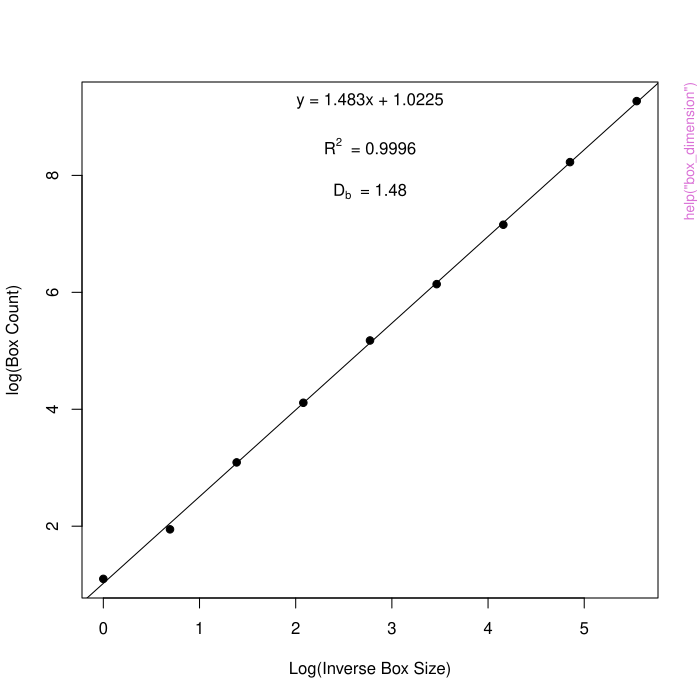

Generate this figure with R:
pkgname <- "rTwig"
source(file.path(R.home("share"), "R", "examples-header.R"))
options(warn = 1)
library('rTwig')

base::assign(".oldSearch", base::search(), pos = 'CheckExEnv')
base::assign(".old_wd", base::getwd(), pos = 'CheckExEnv')
cleanEx()
nameEx("box_dimension")
### * box_dimension

flush(stderr()); flush(stdout())

### Name: box_dimension
### Title: Box Dimension
### Aliases: box_dimension

### ** Examples

## Calculate Box Dimension
file <- system.file("extdata/cloud.txt", package = "rTwig")
cloud <- read.table(file, header = FALSE)
output <- box_dimension(cloud, plot = "ALL")
output




cleanEx()
nameEx("correct_radii")
### * correct_radii

flush(stderr()); flush(stdout())

### Name: correct_radii
### Title: Correct Radii
### Aliases: correct_radii

### ** Examples





cleanEx()
nameEx("export_mat")
### * export_mat

flush(stderr()); flush(stdout())

### Name: export_mat
### Title: Export MAT
### Aliases: export_mat

### ** Examples





cleanEx()
nameEx("export_mesh")
### * export_mesh

flush(stderr()); flush(stdout())

### Name: export_mesh
### Title: Export Mesh
### Aliases: export_mesh

### ** Examples





cleanEx()
nameEx("import_qsm")
### * import_qsm

flush(stderr()); flush(stdout())

### Name: import_qsm
### Title: Import QSM
### Aliases: import_qsm

### ** Examples


## Read a TreeQSM MATLAB file in the 2.3.x - 2.4.x format
file <- system.file("extdata/QSM.mat", package = "rTwig")
qsm <- import_qsm(file, version = "2.x.x")
summary(qsm)

## Read a TreeQSM MATLAB file in the 2.0 format
file <- system.file("extdata/QSM_2.mat", package = "rTwig")
qsm <- import_qsm(file, version = "2.0")
names(qsm)




cleanEx()
nameEx("plot_qsm")
### * plot_qsm

flush(stderr()); flush(stdout())

### Name: plot_qsm
### Title: Plot QSM
### Aliases: plot_qsm

### ** Examples





cleanEx()
nameEx("plot_stand")
### * plot_stand

flush(stderr()); flush(stdout())

### Name: plot_stand
### Title: Plot Stand
### Aliases: plot_stand

### ** Examples





cleanEx()
nameEx("qsm_summary")
### * qsm_summary

flush(stderr()); flush(stdout())

### Name: qsm_summary
### Title: QSM Summary
### Aliases: qsm_summary

### ** Examples


## TreeQSM Processing Chain
file <- system.file("extdata/QSM.mat", package = "rTwig")
qsm <- import_qsm(file)
cylinder <- qsm$cylinder
cylinder <- update_cylinders(cylinder)
qsm_summary(cylinder)

# TreeQSM Triangulation
file <- system.file("extdata/QSM.mat", package = "rTwig")
qsm <- import_qsm(file)
cylinder <- qsm$cylinder
cylinder <- update_cylinders(cylinder)
triangulation <- qsm$triangulation
qsm_summary(cylinder = cylinder, triangulation = triangulation)

## SimpleForest Processing Chain
file <- system.file("extdata/QSM.csv", package = "rTwig")
cylinder <- read.csv(file)
cylinder <- update_cylinders(cylinder)
qsm_summary(cylinder)




cleanEx()
nameEx("smooth_qsm")
### * smooth_qsm

flush(stderr()); flush(stdout())

### Name: smooth_qsm
### Title: Smooth QSM
### Aliases: smooth_qsm

### ** Examples





cleanEx()
nameEx("update_cylinders")
### * update_cylinders

flush(stderr()); flush(stdout())

### Name: update_cylinders
### Title: Update Cylinders
### Aliases: update_cylinders

### ** Examples


## TreeQSM Processing Chain
file <- system.file("extdata/QSM.mat", package = "rTwig")
qsm <- import_qsm(file)
cylinder <- qsm$cylinder
cylinder <- update_cylinders(cylinder)
str(cylinder)

## SimpleForest Processing Chain
file <- system.file("extdata/QSM.csv", package = "rTwig")
cylinder <- read.csv(file)
cylinder <- update_cylinders(cylinder)
str(cylinder)




### * <FOOTER>
###
cleanEx()
options(digits = 7L)
base::cat("Time elapsed: ", proc.time() - base::get("ptime", pos = 'CheckExEnv'),"\n")
grDevices::dev.off()
###
### Local variables: ***
### mode: outline-minor ***
### outline-regexp: "\\(> \\)?### [*]+" ***
### End: ***
quit('no')
